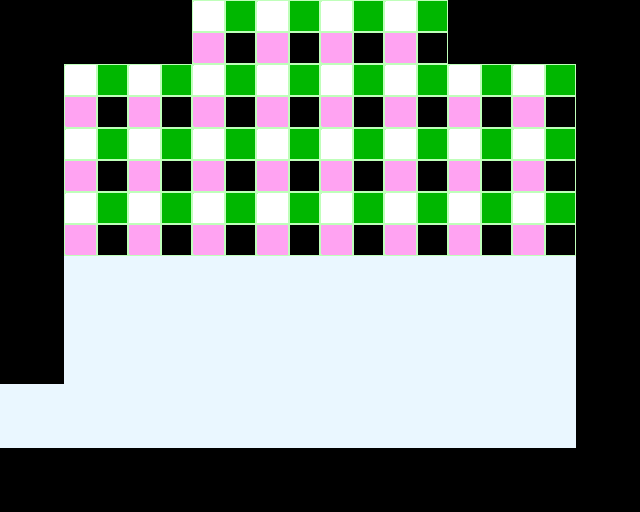

Tiled map render using the project's own tile images. Description and the map definition, with tile-layer contents summarised, below:
An orthogonal 10x8 tile map with 64x64 px tiles, 1 tile layer (Tile Layer 1).

<map version="1.0" orientation="orthogonal" width="10" height="8" tilewidth="64" tileheight="64">
 <tileset firstgid="1" source="winterhouse_tileset.tsx" />
 <layer name="Tile Layer 1" width="10" height="8">
  <data>[80 cells, 80 non-empty, 3 distinct tile ids]</data>
 </layer>
</map>
